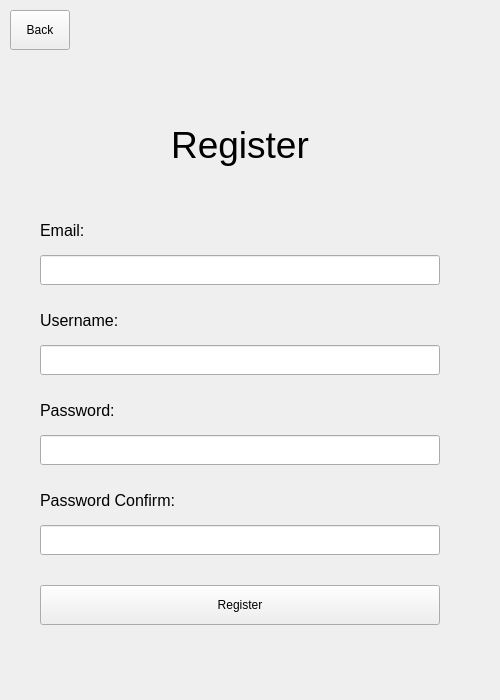
<?xml version="1.0" encoding="UTF-8"?>
<ui version="4.0">
 <class>MainWindow</class>
 <widget class="QMainWindow" name="MainWindow">
  <property name="enabled">
   <bool>true</bool>
  </property>
  <property name="geometry">
   <rect>
    <x>0</x>
    <y>0</y>
    <width>500</width>
    <height>700</height>
   </rect>
  </property>
  <property name="minimumSize">
   <size>
    <width>500</width>
    <height>700</height>
   </size>
  </property>
  <property name="maximumSize">
   <size>
    <width>500</width>
    <height>700</height>
   </size>
  </property>
  <property name="windowTitle">
   <string>MainWindow</string>
  </property>
  <property name="layoutDirection">
   <enum>Qt::LeftToRight</enum>
  </property>
  <property name="autoFillBackground">
   <bool>false</bool>
  </property>
  <property name="tabShape">
   <enum>QTabWidget::Rounded</enum>
  </property>
  <widget class="QWidget" name="centralwidget">
   <property name="minimumSize">
    <size>
     <width>500</width>
     <height>700</height>
    </size>
   </property>
   <property name="maximumSize">
    <size>
     <width>500</width>
     <height>700</height>
    </size>
   </property>
   <widget class="QStackedWidget" name="pages">
    <property name="geometry">
     <rect>
      <x>0</x>
      <y>0</y>
      <width>480</width>
      <height>700</height>
     </rect>
    </property>
    <property name="minimumSize">
     <size>
      <width>480</width>
      <height>700</height>
     </size>
    </property>
    <property name="maximumSize">
     <size>
      <width>480</width>
      <height>700</height>
     </size>
    </property>
    <property name="currentIndex">
     <number>2</number>
    </property>
    <widget class="QWidget" name="start_page">
     <property name="minimumSize">
      <size>
       <width>480</width>
       <height>700</height>
      </size>
     </property>
     <property name="maximumSize">
      <size>
       <width>480</width>
       <height>700</height>
      </size>
     </property>
     <widget class="QPushButton" name="start_sign_in_button">
      <property name="geometry">
       <rect>
        <x>40</x>
        <y>450</y>
        <width>400</width>
        <height>40</height>
       </rect>
      </property>
      <property name="maximumSize">
       <size>
        <width>500</width>
        <height>16777215</height>
       </size>
      </property>
      <property name="text">
       <string>Sign In</string>
      </property>
     </widget>
     <widget class="QLabel" name="start_welcome_label">
      <property name="geometry">
       <rect>
        <x>40</x>
        <y>150</y>
        <width>400</width>
        <height>101</height>
       </rect>
      </property>
      <property name="font">
       <font>
        <pointsize>36</pointsize>
       </font>
      </property>
      <property name="text">
       <string>&lt;html&gt;&lt;head/&gt;&lt;body&gt;&lt;p&gt;&lt;span style=&quot; font-size:28pt;&quot;&gt;Welcome to Crazy Suite&lt;/span&gt;&lt;/p&gt;&lt;/body&gt;&lt;/html&gt;</string>
      </property>
      <property name="textFormat">
       <enum>Qt::AutoText</enum>
      </property>
      <property name="scaledContents">
       <bool>false</bool>
      </property>
      <property name="alignment">
       <set>Qt::AlignCenter</set>
      </property>
      <property name="wordWrap">
       <bool>true</bool>
      </property>
     </widget>
     <widget class="QPushButton" name="start_register_button">
      <property name="geometry">
       <rect>
        <x>40</x>
        <y>510</y>
        <width>400</width>
        <height>40</height>
       </rect>
      </property>
      <property name="maximumSize">
       <size>
        <width>500</width>
        <height>16777215</height>
       </size>
      </property>
      <property name="text">
       <string>Register</string>
      </property>
     </widget>
    </widget>
    <widget class="QWidget" name="sign_in_page">
     <widget class="QPushButton" name="back_to_start_from_sign_in">
      <property name="geometry">
       <rect>
        <x>10</x>
        <y>10</y>
        <width>60</width>
        <height>40</height>
       </rect>
      </property>
      <property name="text">
       <string>Back</string>
      </property>
     </widget>
     <widget class="QLabel" name="sign_in_username_label">
      <property name="geometry">
       <rect>
        <x>40</x>
        <y>315</y>
        <width>100</width>
        <height>20</height>
       </rect>
      </property>
      <property name="font">
       <font>
        <pointsize>12</pointsize>
       </font>
      </property>
      <property name="text">
       <string>Username:</string>
      </property>
     </widget>
     <widget class="QLineEdit" name="sign_in_username_text">
      <property name="geometry">
       <rect>
        <x>40</x>
        <y>350</y>
        <width>400</width>
        <height>30</height>
       </rect>
      </property>
     </widget>
     <widget class="QLabel" name="sign_in_password_label">
      <property name="geometry">
       <rect>
        <x>40</x>
        <y>405</y>
        <width>100</width>
        <height>20</height>
       </rect>
      </property>
      <property name="font">
       <font>
        <pointsize>12</pointsize>
       </font>
      </property>
      <property name="text">
       <string>Password:</string>
      </property>
     </widget>
     <widget class="QLineEdit" name="sign_in_password_text">
      <property name="geometry">
       <rect>
        <x>40</x>
        <y>440</y>
        <width>400</width>
        <height>30</height>
       </rect>
      </property>
     </widget>
     <widget class="QPushButton" name="sign_in_sign_in_button">
      <property name="geometry">
       <rect>
        <x>40</x>
        <y>500</y>
        <width>400</width>
        <height>40</height>
       </rect>
      </property>
      <property name="text">
       <string>Sign In</string>
      </property>
     </widget>
     <widget class="QLabel" name="register_label_2">
      <property name="geometry">
       <rect>
        <x>40</x>
        <y>190</y>
        <width>400</width>
        <height>101</height>
       </rect>
      </property>
      <property name="font">
       <font>
        <pointsize>36</pointsize>
       </font>
      </property>
      <property name="text">
       <string>&lt;html&gt;&lt;head/&gt;&lt;body&gt;&lt;p&gt;&lt;span style=&quot; font-size:28pt;&quot;&gt;Sign In&lt;/span&gt;&lt;/p&gt;&lt;/body&gt;&lt;/html&gt;</string>
      </property>
      <property name="textFormat">
       <enum>Qt::AutoText</enum>
      </property>
      <property name="scaledContents">
       <bool>false</bool>
      </property>
      <property name="alignment">
       <set>Qt::AlignCenter</set>
      </property>
      <property name="wordWrap">
       <bool>true</bool>
      </property>
     </widget>
    </widget>
    <widget class="QWidget" name="register_page">
     <widget class="QLineEdit" name="register_password_text">
      <property name="geometry">
       <rect>
        <x>40</x>
        <y>435</y>
        <width>400</width>
        <height>30</height>
       </rect>
      </property>
     </widget>
     <widget class="QLabel" name="register_username_label">
      <property name="geometry">
       <rect>
        <x>40</x>
        <y>310</y>
        <width>100</width>
        <height>20</height>
       </rect>
      </property>
      <property name="font">
       <font>
        <pointsize>12</pointsize>
       </font>
      </property>
      <property name="text">
       <string>Username:</string>
      </property>
     </widget>
     <widget class="QPushButton" name="register_submit_button">
      <property name="geometry">
       <rect>
        <x>40</x>
        <y>585</y>
        <width>400</width>
        <height>40</height>
       </rect>
      </property>
      <property name="text">
       <string>Register</string>
      </property>
     </widget>
     <widget class="QLabel" name="register_password_label">
      <property name="geometry">
       <rect>
        <x>40</x>
        <y>400</y>
        <width>100</width>
        <height>20</height>
       </rect>
      </property>
      <property name="font">
       <font>
        <pointsize>12</pointsize>
       </font>
      </property>
      <property name="text">
       <string>Password:</string>
      </property>
     </widget>
     <widget class="QPushButton" name="back_to_start_from_register">
      <property name="geometry">
       <rect>
        <x>10</x>
        <y>10</y>
        <width>60</width>
        <height>40</height>
       </rect>
      </property>
      <property name="text">
       <string>Back</string>
      </property>
     </widget>
     <widget class="QLineEdit" name="register_username_text">
      <property name="geometry">
       <rect>
        <x>40</x>
        <y>345</y>
        <width>400</width>
        <height>30</height>
       </rect>
      </property>
     </widget>
     <widget class="QLabel" name="register_password_confirm_label">
      <property name="geometry">
       <rect>
        <x>40</x>
        <y>490</y>
        <width>151</width>
        <height>20</height>
       </rect>
      </property>
      <property name="font">
       <font>
        <pointsize>12</pointsize>
       </font>
      </property>
      <property name="text">
       <string>Password Confirm:</string>
      </property>
     </widget>
     <widget class="QLineEdit" name="register_password_confirm_text">
      <property name="geometry">
       <rect>
        <x>40</x>
        <y>525</y>
        <width>400</width>
        <height>30</height>
       </rect>
      </property>
     </widget>
     <widget class="QLabel" name="register_email_label">
      <property name="geometry">
       <rect>
        <x>40</x>
        <y>220</y>
        <width>100</width>
        <height>20</height>
       </rect>
      </property>
      <property name="font">
       <font>
        <pointsize>12</pointsize>
       </font>
      </property>
      <property name="text">
       <string>Email:</string>
      </property>
     </widget>
     <widget class="QLineEdit" name="register_email_text">
      <property name="geometry">
       <rect>
        <x>40</x>
        <y>255</y>
        <width>400</width>
        <height>30</height>
       </rect>
      </property>
     </widget>
     <widget class="QLabel" name="register_label">
      <property name="geometry">
       <rect>
        <x>40</x>
        <y>95</y>
        <width>400</width>
        <height>101</height>
       </rect>
      </property>
      <property name="font">
       <font>
        <pointsize>36</pointsize>
       </font>
      </property>
      <property name="text">
       <string>&lt;html&gt;&lt;head/&gt;&lt;body&gt;&lt;p&gt;&lt;span style=&quot; font-size:28pt;&quot;&gt;Register&lt;/span&gt;&lt;/p&gt;&lt;/body&gt;&lt;/html&gt;</string>
      </property>
      <property name="textFormat">
       <enum>Qt::AutoText</enum>
      </property>
      <property name="scaledContents">
       <bool>false</bool>
      </property>
      <property name="alignment">
       <set>Qt::AlignCenter</set>
      </property>
      <property name="wordWrap">
       <bool>true</bool>
      </property>
     </widget>
    </widget>
    <widget class="QWidget" name="products">
     <widget class="QListWidget" name="listWidget">
      <property name="geometry">
       <rect>
        <x>100</x>
        <y>220</y>
        <width>256</width>
        <height>192</height>
       </rect>
      </property>
     </widget>
    </widget>
   </widget>
  </widget>
 </widget>
 <resources/>
 <connections/>
</ui>
